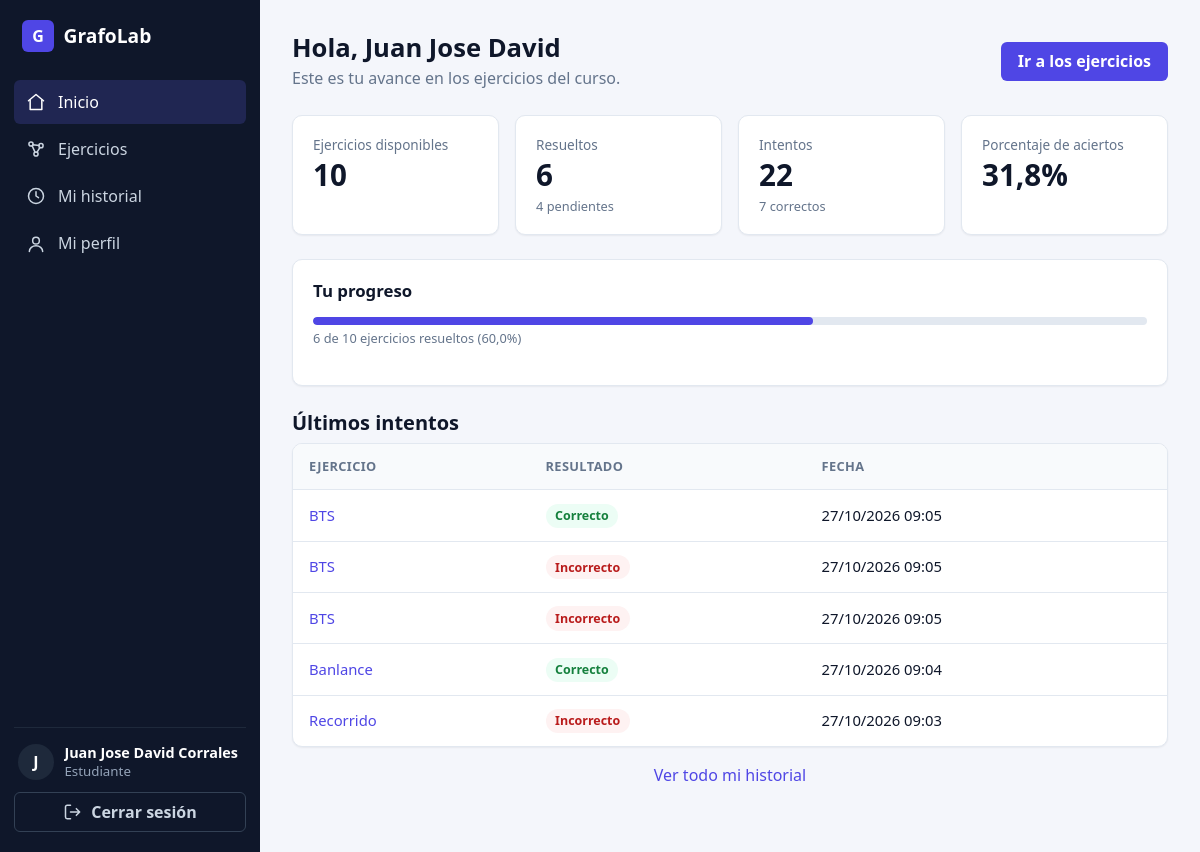
Screenshot of / (signed in) with the database file from the repository.
### apps/users/models.py (models this page shows, shortened)
class User(AbstractUser):
    class Role(models.TextChoices):
        ADMIN = "admin", "Administrador (docente)"
        STUDENT = "student", "Estudiante"
    role = models.CharField(max_length=10, choices=Role.choices, default=Role.STUDENT, db_column='id_role')
    @property
    def is_teacher(self):
        return self.role == self.Role.ADMIN

### apps/modules/models.py (models this page shows, shortened)
class Attempt(models.Model):
    exercise = models.ForeignKey(Exercise, on_delete=models.CASCADE, related_name="attempts")
    student = models.ForeignKey(settings.AUTH_USER_MODEL, on_delete=models.CASCADE, related_name="attempts")
    answer = models.JSONField()
    is_correct = models.BooleanField()
    feedback = models.JSONField(default=dict)           # qué celdas/grados están mal
    created_at = models.DateTimeField(auto_now_add=True)
    class Meta:
        ordering = ["-created_at"]

class Exercise(models.Model):
    class Category(models.TextChoices):
        GRAPH = "graph", "Grafos"
        TREE = "tree", "Árboles binarios"
    class Kind(models.TextChoices):
        ADJACENCY_MATRIX = "adjacency_matrix", "Matriz de adyacencia y grados"
        DIJKSTRA = "dijkstra", "Dijkstra"
        MST = "mst", "Árbol de expansión mínima"
        CONNECTIVITY = "connectivity", "Conexidad y ciclos"
        COLORING = "coloring", "Coloreo de grafos"
        BST_BUILD = "bst_build", "Construcción de BST"
        TRAVERSAL = "traversal", "Recorridos"
        BALANCE = "balance", "Balanceo"
        TREE_METRICS = "tree_metrics", "Altura, profundidad y hojas"
        EXPRESSION_TREE = "expression_tree", "Árbol de expresión"
    semester = models.ForeignKey(Semester, on_delete=models.CASCADE, related_name="exercises")
    created_by = models.ForeignKey(settings.AUTH_USER_MODEL, on_delete=models.PROTECT)
    title = models.CharField(max_length=150)
    statement = models.TextField()                      # enunciado
    category = models.CharField(max_length=10, choices=Category.choices)
    kind = models.CharField(max_length=30, choices=Kind.choices)
    data = models.JSONField(default=dict)               # grafo/árbol inicial
    is_published = models.BooleanField(default=False)
    created_at = models.DateTimeField(auto_now_add=True)
    class Meta:
        ordering = ["-created_at"]

### apps/core/views.py (the view, shortened to what this page needs)
# urls.py: path("", views.DashboardView.as_view(), name="dashboard"),
class DashboardView(LoginRequiredMixin, TemplateView):
    def get_template_names(self):
        if self.request.user.is_teacher:
            return ["core/dashboard_admin.html"]
        return ["core/dashboard_student.html"]
    def get_context_data(self, **kwargs):
        context = super().get_context_data(**kwargs)
        user = self.request.user
        if user.is_teacher:
            semester = self.selected_semester()
            context.update(
                semesters=Semester.objects.all(),
                semester=semester,
                summary=teacher_summary(semester),
                exercise_stats=exercise_stats(semester),
                student_stats=student_stats(semester),
            )
        else:
            context["summary"] = student_summary(user)
        return context

### apps/core/metrics.py (called while the page is built)
def percentage(part, total):
    return round(part * 100 / total, 1) if total else 0.0

def student_summary(user):
    available = visible_exercises(user)
    attempts = Attempt.objects.filter(student=user)
    total = attempts.count()
    correct = attempts.filter(is_correct=True).count()
    available_count = available.count()
    solved = (attempts.filter(is_correct=True, exercise__in=available)
              .values("exercise").distinct().count())
    return {
        "available": available_count,
        "solved": solved,
        "pending": available_count - solved,
        "progress": percentage(solved, available_count),
        "attempts": total,
        "correct": correct,
        "accuracy": percentage(correct, total),
        "recent": list(attempts.select_related("exercise")[:5]),
    }

### apps/modules/selectors.py (called while the page is built)
def visible_exercises(user):
    return (Exercise.objects
            .filter(is_published=True, semester__is_active=True, semester__students=user)
            .select_related("semester"))

### apps/core/templates/core/dashboard_student.html (shortened to what this page needs)
{% extends 'base.html' %}
{% load l10n %}
{% block content %}
<div class="page-header">
  <div>
    <h1 class="page-title">Hola, {{ user.first_name|default:user.username }}</h1>
    <p class="page-subtitle">Este es tu avance en los ejercicios del curso.</p>
  </div>
  <a href="{% url 'modules:exercise_list' %}" class="btn btn-primary">Ir a los ejercicios</a>
</div>
<div class="stats-grid">
  <div class="stat-card">
    <span class="stat-label">Ejercicios disponibles</span>
    <span class="stat-value">{{ summary.available }}</span>
  </div>
  <div class="stat-card">
    <span class="stat-label">Resueltos</span>
    <span class="stat-value">{{ summary.solved }}</span>
    <span class="stat-hint">{{ summary.pending }} pendientes</span>
  </div>
  <div class="stat-card">
    <span class="stat-label">Intentos</span>
    <span class="stat-value">{{ summary.attempts }}</span>
    <span class="stat-hint">{{ summary.correct }} correctos</span>
  </div>
  <div class="stat-card">
    <span class="stat-label">Porcentaje de aciertos</span>
    <span class="stat-value">{{ summary.accuracy }}%</span>
  </div>
</div>
<div class="card">
  <h2 class="card-title">Tu progreso</h2>
  {% if summary.available %}
    <div class="progress">
      <div class="progress-bar" data-width="{{ summary.progress|unlocalize }}"></div>
    </div>
    <p class="stat-hint">
      {{ summary.solved }} de {{ summary.available }} ejercicios resueltos ({{ summary.progress }}%)
    </p>
  {% else %}
    <p class="empty-state mb-0">
      Todavía no tienes ejercicios disponibles. Aparecerán cuando el docente te inscriba
      en un semestre y publique ejercicios.
    </p>
  {% endif %}
</div>
<h2>Últimos intentos</h2>
<div class="table-wrap">
  <table class="table">
    <thead>
      <tr>
        <th>Ejercicio</th>
        <th>Resultado</th>
        <th>Fecha</th>
      </tr>
    </thead>
    <tbody>
      {% for attempt in summary.recent %}
        <tr>
          <td>
            <a href="{% url 'modules:exercise_solve' attempt.exercise.pk %}">{{ attempt.exercise.title }}</a>
          </td>
          <td>
            {% if attempt.is_correct %}
              <span class="badge badge-success">Correcto</span>
            {% else %}
              <span class="badge badge-danger">Incorrecto</span>
            {% endif %}
          </td>
          <td>{{ attempt.created_at|date:"d/m/Y H:i" }}</td>
        </tr>
      {% empty %}
        <tr>
          <td colspan="3" class="empty-state">Aún no has resuelto ningún ejercicio.</td>
        </tr>
      {% endfor %}
    </tbody>
  </table>
</div>
{% if summary.attempts > 5 %}
  <p class="text-center" style="margin-top: 1rem;">
    <a href="{% url 'modules:attempt_list' %}">Ver todo mi historial</a>
  </p>
{% endif %}
{% endblock %}

### templates/partials/sidebar.html (shortened to what this page needs)
{% with ns=request.resolver_match.namespace|default:'' name=request.resolver_match.url_name|default:'' %}
<aside class="sidebar" id="sidebar" aria-label="Navegación principal">
  <a class="sidebar-brand" href="{% url 'core:dashboard' %}">
    <span class="brand-mark">G</span>
    <span>GrafoLab</span>
  </a>
  <nav class="sidebar-nav">
    <a href="{% url 'core:dashboard' %}"
       class="nav-link{% if ns == 'core' and name == 'dashboard' %} active{% endif %}">
      <svg class="icon" viewBox="0 0 24 24" aria-hidden="true"><path d="M3 10.5 12 3l9 7.5"/><path d="M5 9.5V21h14V9.5"/></svg>
      Inicio
    </a>
    {% if user.is_teacher %}
      <a href="{% url 'core:semester_list' %}"
         class="nav-link{% if ns == 'core' and 'semester' in name %} active{% endif %}">
        <svg class="icon" viewBox="0 0 24 24" aria-hidden="true"><rect x="3" y="4.5" width="18" height="16" rx="2"/><path d="M3 9.5h18M8 2.5v4M16 2.5v4"/></svg>
        Semestres
      </a>
      <a href="{% url 'modules:manage_list' %}"
         class="nav-link{% if ns == 'modules' and 'manage' in name %} active{% endif %}">
        <svg class="icon" viewBox="0 0 24 24" aria-hidden="true"><circle cx="6" cy="6" r="2.5"/><circle cx="18" cy="8" r="2.5"/><circle cx="12" cy="18" r="2.5"/><path d="M8.2 7l7.6.7M7.4 8.2l3.4 7.6M16.7 10.2l-3.6 5.9"/></svg>
        Ejercicios
      </a>
      <a href="{% url 'users:student_list' %}"
         class="nav-link{% if ns == 'users' and 'student' in name %} active{% endif %}">
        <svg class="icon" viewBox="0 0 24 24" aria-hidden="true"><circle cx="9" cy="8" r="3.5"/><path d="M2.5 20c0-3.6 2.9-6 6.5-6s6.5 2.4 6.5 6"/><path d="M16 4.7a3.5 3.5 0 0 1 0 6.6M18 14.3c2.2.7 3.5 2.6 3.5 5.7"/></svg>
        Estudiantes
      </a>
    {% else %}
      <a href="{% url 'modules:exercise_list' %}"
         class="nav-link{% if ns == 'modules' and 'exercise' in name %} active{% endif %}">
        <svg class="icon" viewBox="0 0 24 24" aria-hidden="true"><circle cx="6" cy="6" r="2.5"/><circle cx="18" cy="8" r="2.5"/><circle cx="12" cy="18" r="2.5"/><path d="M8.2 7l7.6.7M7.4 8.2l3.4 7.6M16.7 10.2l-3.6 5.9"/></svg>
        Ejercicios
      </a>
      <a href="{% url 'modules:attempt_list' %}"
         class="nav-link{% if ns == 'modules' and 'attempt' in name %} active{% endif %}">
        <svg class="icon" viewBox="0 0 24 24" aria-hidden="true"><circle cx="12" cy="12" r="9"/><path d="M12 7v5l3 2"/></svg>
        Mi historial
      </a>
    {% endif %}
    <a href="{% url 'users:profile' %}"
       class="nav-link{% if ns == 'users' and 'profile' in name %} active{% endif %}">
      <svg class="icon" viewBox="0 0 24 24" aria-hidden="true"><circle cx="12" cy="8" r="4"/><path d="M4 21c0-4 3.6-7 8-7s8 3 8 7"/></svg>
      Mi perfil
    </a>
  </nav>
  <div class="sidebar-footer">
    <div class="user-box">
      <span class="avatar">{{ user.username|first|upper }}</span>
      <div class="user-info">
        <strong>{{ user.get_full_name|default:user.username }}</strong>
        <small>{% if user.is_teacher %}Docente{% else %}Estudiante{% endif %}</small>
      </div>
    </div>
    <form method="post" action="{% url 'users:signout' %}">
      <button type="submit" class="btn btn-ghost btn-block">
        <svg class="icon" viewBox="0 0 24 24" aria-hidden="true"><path d="M9 4H5a2 2 0 0 0-2 2v12a2 2 0 0 0 2 2h4M16 8l4 4-4 4M20 12H9"/></svg>
        Cerrar sesión
      </button>
    </form>
  </div>
</aside>
{% endwith %}

### rows the page displays
User: username|first "J", get_full_name "Juan Jose David Corrales", first_name "Juan Jose David"
Attempt: exercise "BTS", is_correct "Correcto", created_at "27/10/2026 09:05"
Attempt: exercise "BTS", is_correct "Incorrecto", created_at "27/10/2026 09:05"
Attempt: exercise "BTS", is_correct "Incorrecto", created_at "27/10/2026 09:05"
Attempt: exercise "Banlance", is_correct "Correcto", created_at "27/10/2026 09:04"
Attempt: exercise "Recorrido", is_correct "Incorrecto", created_at "27/10/2026 09:03"

### other values shown
{{ summary.available }} "10"
{{ summary.solved }} "6"
{{ summary.pending }} "4"
{{ summary.attempts }} "22"
{{ summary.correct }} "7"
{{ summary.accuracy }} "31,8"
{{ summary.progress }} "60,0"
